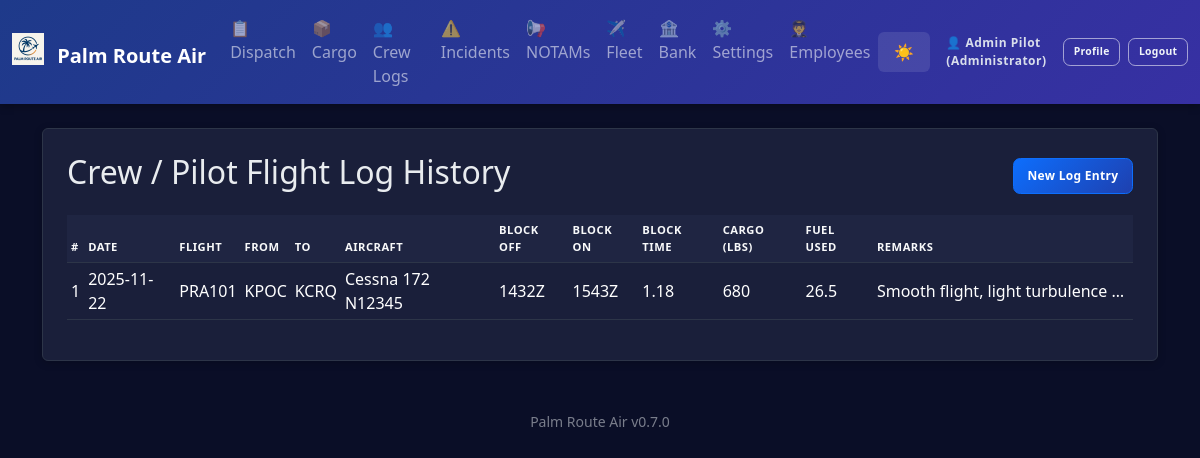
The page /crew/history (signed in) on the database its author committed.
### app.py (models this page shows, shortened)
class AppSettings(db.Model):
    id = db.Column(db.Integer, primary_key=True)
    company_name = db.Column(db.String(100), default='Palm Route Air')
    logo_filename = db.Column(db.String(120))  # stored in static/logos/
    difficulty = db.Column(db.String(20), default='Normal')  # Easy, Normal, Hard, Realistic
    realism_fuel_variance = db.Column(db.Float, default=0.05)  # ±5% revenue jitter
    realism_destination_penalty = db.Column(db.Float, default=0.25)  # 25% penalty for missed destination
    currency_symbol = db.Column(db.String(5), default='$')
    distance_unit = db.Column(db.String(10), default='NM')  # NM or KM
    weight_unit = db.Column(db.String(10), default='lbs')  # lbs or kg
    show_workflow_help = db.Column(db.Integer, default=1)  # 1 = show, 0 = hide

class Employee(db.Model):
    id = db.Column(db.Integer, primary_key=True)
    name = db.Column(db.String(100), nullable=False)
    email = db.Column(db.String(120), unique=True)
    role = db.Column(db.String(50), default='Pilot')
    hire_date = db.Column(db.Date, default=datetime.date.today)
    active = db.Column(db.Integer, default=1)
    password_hash = db.Column(db.String(255))

class CrewLog(db.Model):
    id = db.Column(db.Integer, primary_key=True)
    date = db.Column(db.String(20))
    flight_id = db.Column(db.String(20))
    origin = db.Column(db.String(10))
    destination = db.Column(db.String(10))
    aircraft = db.Column(db.String(50))
    block_off = db.Column(db.String(10))
    block_on = db.Column(db.String(10))
    block_time = db.Column(db.String(10))
    cargo_weight = db.Column(db.String(20))
    fuel_used = db.Column(db.String(20))  # actual fuel used (numeric)
    remarks = db.Column(db.Text)
    dispatch_release_id = db.Column(db.Integer, db.ForeignKey('dispatch_release.id'))
    cargo_manifest_id = db.Column(db.Integer, db.ForeignKey('cargo_manifest.id'))
    dispatch_release = db.relationship('DispatchRelease', lazy='joined')
    cargo_manifest = db.relationship('CargoManifest', lazy='joined')
    signoffs = db.relationship('CrewLogSignOff', backref='crew_log', lazy='dynamic')

### app.py (the view)
@app.route('/crew/history')
@login_required
def crew_history():
    logs = CrewLog.query.order_by(CrewLog.id.desc()).all()
    return render_template('crew_history.html', logs=logs)

### app.py (called while the page is built)
def login_required(f):
    @wraps(f)
    def wrapper(*args, **kwargs):
        if not session.get('employee_id'):
            flash('Login required.', 'error')
            return redirect(url_for('login'))
        return f(*args, **kwargs)
    return wrapper

@app.before_request
def enforce_login_globally():
    public_endpoints = {'login', 'logout', 'static'}
    if request.endpoint in public_endpoints or request.endpoint is None:
        return
    if not session.get('employee_id'):
        return redirect(url_for('login'))

@app.context_processor
def inject_settings():
    try:
        settings = AppSettings.query.first()
        if not settings:
            settings = AppSettings(company_name='Palm Route Air')
    except:
        settings = None
    current_employee = None
    if session.get('employee_id'):
        current_employee = Employee.query.get(session['employee_id'])
    return dict(app_settings=settings, app_version=APP_VERSION, current_employee=current_employee)

### templates/crew_history.html
{% extends 'base.html' %}
{% block content %}
<div class="p-4 bg-white rounded shadow-sm">
  <div class="d-flex justify-content-between align-items-center mb-3">
    <h2>Crew / Pilot Flight Log History</h2>
    <a href="{{ url_for('crew') }}" class="btn btn-primary">New Log Entry</a>
  </div>
  {% if logs %}
  <div class="table-responsive">
    <table class="table table-sm table-hover align-middle">
      <thead class="pra-thead">
        <tr>
          <th>#</th>
          <th>Date</th>
          <th>Flight</th>
          <th>From</th>
          <th>To</th>
          <th>Aircraft</th>
          <th>Block Off</th>
          <th>Block On</th>
          <th>Block Time</th>
          <th>Cargo (lbs)</th>
          <th>Fuel Used</th>
          <th>Remarks</th>
        </tr>
      </thead>
      <tbody>
        {% for l in logs %}
        <tr class="clickable-row" onclick="window.location='{{ url_for('crew_detail', id=l.id) }}'">
          <td>{{ l.id }}</td>
          <td>{{ l.date }}</td>
          <td>{{ l.flight_id }}</td>
          <td>{{ l.origin }}</td>
          <td>{{ l.destination }}</td>
          <td>{{ l.aircraft }}</td>
          <td>{{ l.block_off }}</td>
          <td>{{ l.block_on }}</td>
          <td>{{ l.block_time }}</td>
          <td>{{ l.cargo_weight }}</td>
          <td>{{ l.fuel_used or '—' }}</td>
          <td style="max-width: 260px; white-space: nowrap; overflow: hidden; text-overflow: ellipsis;">{{ l.remarks }}</td>
        </tr>
        {% endfor %}
      </tbody>
    </table>
  </div>
  {% else %}
  <p class="text-muted">No crew log entries saved yet.</p>
  {% endif %}
</div>
{% endblock %}

### templates/base.html (shortened to what this page needs)
<!doctype html>
<html lang="en" data-bs-theme="dark">
  <head>
    <link href="https://cdn.jsdelivr.net/npm/bootstrap@5.3.3/dist/css/bootstrap.min.css" rel="stylesheet">
  </head>
  <body>
    <nav class="navbar navbar-expand-lg navbar-dark mb-4">
      <div class="container-fluid">
        <a class="navbar-brand fw-bold" href="{{ url_for('index') }}">
          {% if app_settings and app_settings.logo_filename %}
            <img src="{{ url_for('static', filename='logos/' + app_settings.logo_filename) }}" height="32" class="me-2" style="vertical-align: -0.125em;" alt="Logo">
          {% endif %}
          {{ app_settings.company_name if app_settings else 'Palm Route Air' }}
        </a>
        <div class="collapse navbar-collapse" id="navbarNav">
          <ul class="navbar-nav me-auto">
            <li class="nav-item"><a class="nav-link" href="{{ url_for('dispatch_history') }}">📋 Dispatch</a></li>
            <li class="nav-item"><a class="nav-link" href="{{ url_for('cargo_history') }}">📦 Cargo</a></li>
            <li class="nav-item"><a class="nav-link" href="{{ url_for('crew_history') }}">👥 Crew Logs</a></li>
            <li class="nav-item"><a class="nav-link" href="{{ url_for('incident_history') }}">⚠️ Incidents</a></li>
            <li class="nav-item"><a class="nav-link" href="{{ url_for('notams_history') }}">📢 NOTAMs</a></li>
            <li class="nav-item"><a class="nav-link" href="{{ url_for('fleet_history') }}">✈️ Fleet</a></li>
            <li class="nav-item"><a class="nav-link" href="{{ url_for('economy_ledger') }}">🏦 Bank</a></li>
            <li class="nav-item"><a class="nav-link" href="{{ url_for('settings') }}">⚙️ Settings</a></li>
            {% if current_employee and current_employee.role in ['Manager','Administrator'] %}
            <li class="nav-item"><a class="nav-link" href="{{ url_for('employees') }}">🧑‍✈️ Employees</a></li>
            {% endif %}
          </ul>
          <button class="theme-toggle text-white" onclick="toggleTheme()" title="Toggle theme">
            <span id="theme-icon">🌙</span>
          </button>
          <div class="ms-3 d-flex align-items-center auth-actions">
            {% if current_employee %}
              <span class="auth-user-text me-2">👤 {{ current_employee.name }} ({{ current_employee.role }})</span>
              <a href="{{ url_for('profile') }}" class="btn btn-outline-light btn-sm me-2" title="View Profile">Profile</a>
              <a href="{{ url_for('logout') }}" class="btn btn-outline-light btn-sm" title="Logout">Logout</a>
            {% else %}
              <a href="{{ url_for('login') }}" class="btn btn-outline-light btn-sm" title="Employee Login">Login</a>
            {% endif %}
          </div>
        </div>
      </div>
    </nav>
    <main class="container mb-5">
      {% block content %}{% endblock %}
    </main>
    <footer class="container text-center pb-3">
      <small class="text-muted">{{ app_settings.company_name if app_settings else 'Palm Route Air' }} {{ app_version }}</small>
    </footer>
  </body>
</html>

### templates/base.html (style rules this page uses)
:root { --pra-primary: #0d6efd; --pra-secondary: #6c757d; --pra-success: #198754; --pra-danger: #dc3545; --pra-warning: #ffc107; --pra-info: #0dcaf0; --pra-thead-bg-light: #e9ecef; --pra-thead-color-light: #212529; --pra-thead-bg-dark: #1f2542; --pra-thead-color-dark: #f8f9fa; }
[data-bs-theme="dark"] { --bs-body-bg: #0a0e27; --bs-body-color: #e9ecef; --bs-card-bg: #1a1f3a; --bs-border-color: #2d3548; --bs-emphasis-color: #ffffff; }
body { background: var(--bs-body-bg); color: var(--bs-body-color); transition: background-color 0.3s ease, color 0.3s ease; }
.bg-white, .bg-light { background-color: var(--bs-card-bg) !important; border-color: var(--bs-border-color); }
.navbar { background: linear-gradient(135deg, #1e3a8a 0%, #3730a3 100%) !important; box-shadow: 0 2px 8px rgba(0,0,0,0.3); }
[data-bs-theme="dark"] .navbar .btn-outline-light { color: #f8f9fa !important; border-color: rgba(255,255,255,0.5) !important; background-color: transparent !important; }
.auth-actions .btn { transition: background-color .15s, color .15s, border-color .15s; }
.auth-user-text { font-size: .75rem; font-weight: 600; letter-spacing: .5px; opacity: 0.95; }
[data-bs-theme="dark"] .auth-user-text { color: #e2e8f0; }
.card, .shadow-sm, .rounded.shadow-sm { background-color: var(--bs-card-bg); border: 1px solid var(--bs-border-color); box-shadow: 0 2px 8px rgba(0,0,0,0.2) !important; }
.table { --bs-table-bg: transparent; --bs-table-striped-bg: rgba(255,255,255,0.02); --bs-table-hover-bg: rgba(255,255,255,0.04); }
.pra-thead th { font-size: .70rem; text-transform: uppercase; letter-spacing: .5px; font-weight: 600; padding-top: .4rem; padding-bottom: .4rem; border-bottom: 1px solid var(--bs-border-color) !important; }
[data-bs-theme="dark"] .pra-thead th { background-color: var(--pra-thead-bg-dark); color: var(--pra-thead-color-dark); }
.theme-toggle { cursor: pointer; padding: 0.5rem 1rem; border: none; background: rgba(255,255,255,0.1); border-radius: 0.375rem; transition: background 0.2s; }
.clickable-row { cursor: pointer; transition: background-color .15s; }
.text-muted { opacity: 0.7; }
.btn { font-weight: 600; font-size: .75rem; letter-spacing: .3px; border-radius: .45rem; border-width: 1.5px; padding: .50rem .85rem; transition: background-color .15s, color .15s, border-color .15s, box-shadow .15s; }
.btn-sm { padding: .35rem .6rem; font-size: .70rem; }
[data-bs-theme="dark"] .btn-primary { background: linear-gradient(135deg, #0d6efd 0%, #1e40af 100%); border-color: #0d6efd; }
.navbar .btn { font-size: .65rem; padding: .35rem .6rem; }
.navbar .btn-outline-light { font-weight:600; }
[data-bs-theme="dark"] .navbar .btn-outline-light { color:#f1f5f9 !important; border-color: rgba(255,255,255,0.55) !important; }

### rows shown on the page
AppSettings: logo_filename (picture), company_name "Palm Route Air"
Employee: name "Admin Pilot", role "Administrator"
CrewLog: id "1", date "2025-11-22", flight_id "PRA101", origin "KPOC", destination "KCRQ", aircraft "Cessna 172 N12345", block_off "1432Z", block_on "1543Z", block_time "1.18", cargo_weight "680", fuel_used "26.5", remarks "Smooth flight, light turbulence…"

### other values the page prints
{{ app_version }} "v0.7.0"
